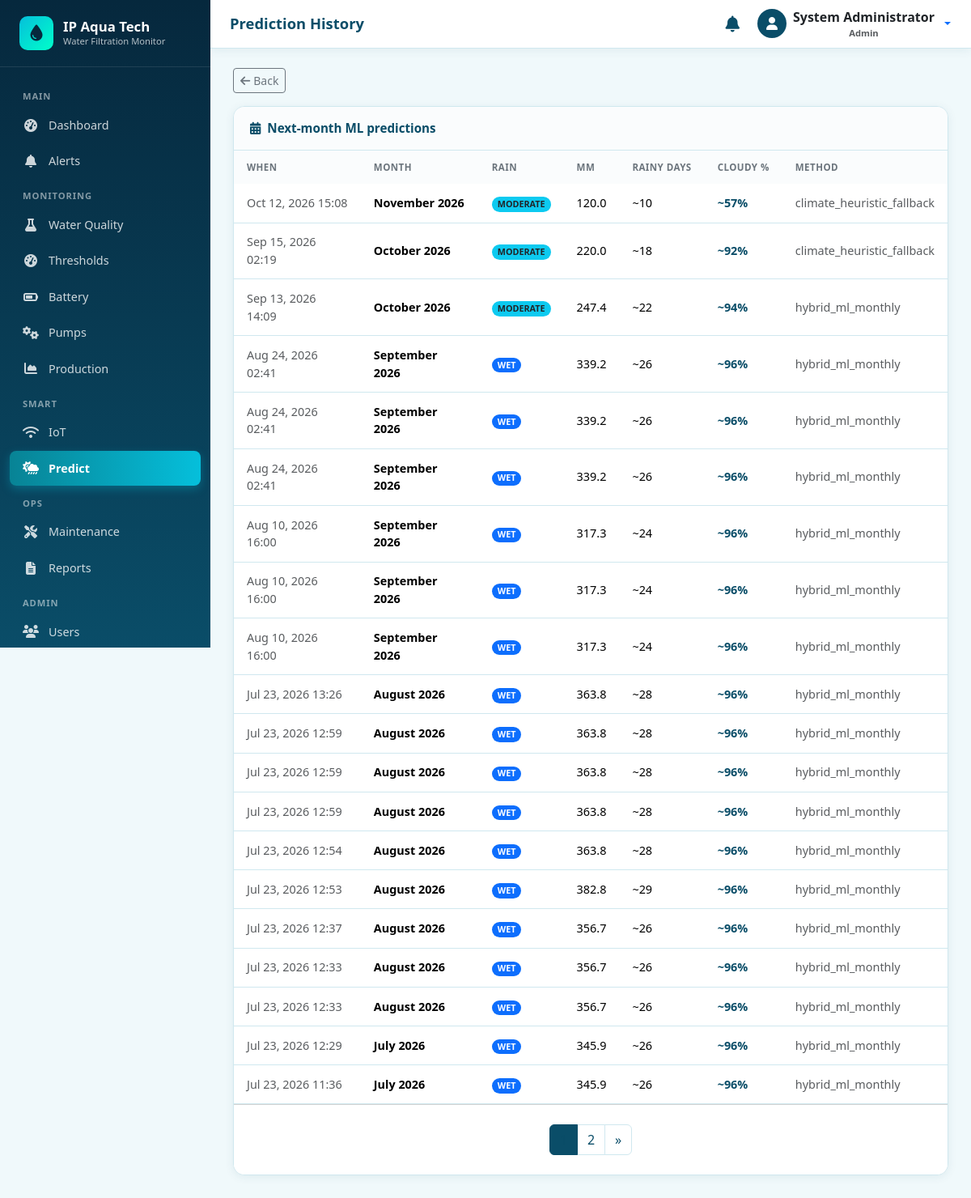
Screenshot of /predictions/history/monthly/ (signed in) with the database file from the repository.
### accounts/models.py (models this page shows, shortened)
class User(AbstractUser):
    class Role(models.TextChoices):
        ADMIN = 'ADMIN', 'Admin'
        OPERATOR = 'OPERATOR', 'Operator'
    role = models.CharField(
        max_length=20,
        choices=Role.choices,
        default=Role.OPERATOR,
        help_text='User role determining access level',
    )
    phone = models.CharField(max_length=20, blank=True)
    is_active = models.BooleanField(default=True)
    created_at = models.DateTimeField(auto_now_add=True)
    updated_at = models.DateTimeField(auto_now=True)
    class Meta:
        ordering = ['-date_joined']
        verbose_name = 'User'
        verbose_name_plural = 'Users'
    @property
    def is_admin_user(self):
        return self.role == self.Role.ADMIN or self.is_superuser

### predictions/models.py (models this page shows, shortened)
class MonthlyRainPrediction(models.Model):
    created_at = models.DateTimeField(default=timezone.now, db_index=True)
    year = models.PositiveIntegerField()
    month = models.PositiveSmallIntegerField(help_text='1-12')
    location_name = models.CharField(max_length=120, blank=True)
    latitude = models.FloatField(default=0.0)
    longitude = models.FloatField(default=0.0)
    climate_normal_mm = models.FloatField(
        default=0.0,
        help_text='Historical average mm for this month at site',
    )
    predicted_total_mm = models.FloatField(default=0.0)
    predicted_rainy_days = models.PositiveSmallIntegerField(default=0)
    rain_level = models.CharField(
        max_length=20,
        choices=MonthlyRainLevel.choices,
        default=MonthlyRainLevel.MODERATE,
    )
    will_be_rainy_month = models.BooleanField(default=False)
    spring_dirt_probability_pct = models.FloatField(
        default=0.0,
        help_text='0–100 chance na lalabo ang tubig sa bukal pag umulan',
    )
    spring_dirt_risk_level = models.CharField(
        max_length=20,
        choices=RiskLevel.choices,
        default=RiskLevel.LOW,
    )
    predicted_dirty_spring = models.BooleanField(
        default=False,
        help_text='True if chance of cloudy spring water is high this month',
    )
    dirt_reasons = models.JSONField(default=list, blank=True)
    method = models.CharField(max_length=40, default='climate_heuristic')
    summary = models.CharField(max_length=400, blank=True)
    recommendations = models.JSONField(default=list, blank=True)
    level_probabilities = models.JSONField(default=dict, blank=True)
    details = models.JSONField(default=dict, blank=True)
    created_by = models.ForeignKey(
        settings.AUTH_USER_MODEL,
        on_delete=models.SET_NULL,
        null=True,
        blank=True,
        related_name='monthly_rain_predictions',
    )
    class Meta:
        ordering = ['-created_at']
        verbose_name = 'Monthly Rain Prediction'
        verbose_name_plural = 'Monthly Rain Predictions'
    @property
    def month_label(self) -> str:
        from calendar import month_name
        return f'{month_name[self.month]} {self.year}'

### predictions/views.py (the view)
# urls.py: path('history/monthly/', views.monthly_history, name='monthly_history'),
@login_required
def monthly_history(request):
    qs = MonthlyRainPrediction.objects.select_related('created_by')
    paginator = Paginator(qs, 20)
    page = paginator.get_page(request.GET.get('page'))
    return render(request, 'predictions/monthly_history.html', {
        'page_obj': page,
        'predictions': page,
    })

### notifications/context_processors.py (called while the page is built)
def unread_notifications(request):
    if request.user.is_authenticated:
        count = Notification.objects.filter(
            is_read=False,
            is_resolved=False,
        ).filter(
            models_q(request.user)
        ).count()
        recent = Notification.objects.filter(
            is_resolved=False,
        ).filter(
            models_q(request.user)
        )[:5]
        return {
            'unread_notification_count': count,
            'recent_notifications': recent,
        }
    return {
        'unread_notification_count': 0,
        'recent_notifications': [],
    }

def models_q(user):
    from django.db.models import Q
    return Q(recipient__isnull=True) | Q(recipient=user)

### templates/predictions/monthly_history.html (shortened to what this page needs)
{% extends 'base.html' %}
{% block page_title %}Prediction History{% endblock %}
{% block content %}
<div class="mb-3">
  <a href="{% url 'predictions:dashboard' %}" class="btn btn-outline-secondary btn-sm">
    <i class="fas fa-arrow-left me-1"></i>Back
  </a>
</div>
<div class="card card-aqua">
  <div class="card-header">
    <span><i class="fas fa-calendar-alt me-2"></i>Next-month ML predictions</span>
  </div>
  <div class="card-body p-0">
    <div class="table-responsive">
      <table class="table table-aqua mb-0">
        <thead>
          <tr>
            <th>When</th>
            <th>Month</th>
            <th>Rain</th>
            <th>mm</th>
            <th>Rainy days</th>
            <th>Cloudy %</th>
            <th>Method</th>
          </tr>
        </thead>
        <tbody>
          {% for p in predictions %}
          <tr>
            <td class="small text-muted">{{ p.created_at|date:"M d, Y H:i" }}</td>
            <td class="fw-semibold">{{ p.month_label }}</td>
            <td>
              <span class="badge rounded-pill
                {% if p.rain_level == 'WET' %}bg-primary
                {% elif p.rain_level == 'DRY' %}bg-warning text-dark
                {% else %}bg-info text-dark{% endif %}">{{ p.rain_level }}</span>
            </td>
            <td>{{ p.predicted_total_mm|floatformat:1 }}</td>
            <td>~{{ p.predicted_rainy_days }}</td>
            <td class="fw-semibold" style="color:var(--aqua-primary);">
              ~{{ p.spring_dirt_probability_pct|floatformat:0 }}%
            </td>
            <td class="small text-muted">{{ p.method }}</td>
          </tr>
          {% empty %}
          <tr><td colspan="7" class="text-center text-muted py-4">No predictions yet.</td></tr>
          {% endfor %}
        </tbody>
      </table>
    </div>
  </div>
  {% if page_obj.has_other_pages %}
  <div class="card-footer bg-white">
    {% include 'includes/pagination.html' %}
  </div>
  {% endif %}
</div>
{% endblock %}

### templates/base.html (shortened to what this page needs)
{% load static %}
<!DOCTYPE html>
<html lang="en">
<head>
  <link href="https://cdn.jsdelivr.net/npm/bootstrap@5.3.3/dist/css/bootstrap.min.css" rel="stylesheet">
  <link href="https://cdnjs.cloudflare.com/ajax/libs/font-awesome/6.5.1/css/all.min.css" rel="stylesheet">
  <link href="{% static 'css/style.css' %}" rel="stylesheet">
</head>
<body {% if chart_url %}data-chart-url="{{ chart_url }}"{% endif %} {% block body_attrs %}{% endblock %}>
  {% if user.is_authenticated %}
  {% include 'includes/sidebar.html' %}
  <div class="main-wrapper">
    <header class="topbar">
      <div class="d-flex align-items-center gap-3">
        <h1 class="page-title">{% block page_title %}Dashboard{% endblock %}</h1>
      </div>
      <div class="d-flex align-items-center gap-3">
        <a href="{% url 'notifications:notification_list' %}" class="btn btn-link text-aqua position-relative p-1">
          <i class="fas fa-bell fa-lg"></i>
        </a>
        <div class="dropdown">
          <button class="btn btn-link text-decoration-none dropdown-toggle d-flex align-items-center gap-2 p-0" type="button" data-bs-toggle="dropdown">
            <span class="rounded-circle bg-aqua d-inline-flex align-items-center justify-content-center text-white" style="width:36px;height:36px;background:var(--aqua-primary);">
              <i class="fas fa-user"></i>
            </span>
            <span class="d-none d-md-inline text-dark fw-semibold">
              {{ user.get_full_name|default:user.username }}
              <small class="d-block text-muted" style="font-size:0.7rem;">{{ user.get_role_display }}</small>
            </span>
          </button>
        </div>
      </div>
    </header>
    <div class="content-area">
      {% block content %}{% endblock %}
    </div>
  </div>
  {% else %}
    {% block auth_content %}{% endblock %}
  {% endif %}
</body>
</html>

### static/css/style.css (style rules this page uses)
:root { --aqua-primary: #0a4d68; --aqua-secondary: #088395; --aqua-accent: #05bfdb; --aqua-light: #00ffca; --aqua-bg: #f0f9fb; --aqua-sidebar: #06283d; --aqua-sidebar-hover: #0a4d68; --aqua-card: #ffffff; --status-normal: #198754; --status-warning: #ffc107; --status-critical: #dc3545; --status-info: #0dcaf0; --text-dark: #1a1a2e; --text-muted: #6c757d; --border-color: #d0e8ef; --sidebar-width: 260px; --topbar-height: 60px; --radius: 12px; --shadow: 0 2px 12px rgba(10, 77, 104, 0.08); --shadow-lg: 0 8px 30px rgba(10, 77, 104, 0.12); }
* { box-sizing: border-box; }
body { font-family: 'Segoe UI', system-ui, -apple-system, sans-serif; background: var(--aqua-bg); color: var(--text-dark); min-height: 100vh; overflow-x: hidden; }
.main-wrapper { margin-left: var(--sidebar-width); min-height: 100vh; transition: margin-left 0.3s ease; }
.topbar { height: var(--topbar-height); background: var(--aqua-card); border-bottom: 1px solid var(--border-color); display: flex; align-items: center; justify-content: space-between; padding: 0 1.5rem; position: sticky; top: 0; z-index: 1030; box-shadow: var(--shadow); }
.topbar .page-title { font-weight: 700; color: var(--aqua-primary); font-size: 1.15rem; margin: 0; }
.content-area { padding: 1.5rem 1.75rem 2.5rem; max-width: 1280px; }
.card-aqua { background: var(--aqua-card); border-radius: 14px; border: 1px solid var(--border-color); box-shadow: var(--shadow); overflow: hidden; }
.card-aqua .card-header { background: #fafcfd; border-bottom: 1px solid var(--border-color); padding: 0.95rem 1.25rem; font-weight: 650; color: var(--aqua-primary); display: flex; align-items: center; justify-content: space-between; flex-wrap: wrap; gap: 0.5rem; font-size: 0.95rem; }
.card-aqua .card-body { padding: 1.25rem 1.35rem; }
.card-aqua .table { margin-bottom: 0; }
.card-aqua .table thead th { font-size: 0.72rem; text-transform: uppercase; letter-spacing: 0.04em; color: var(--text-muted); font-weight: 700; border-bottom-width: 1px; white-space: nowrap; background: #fafcfd; padding: 0.75rem 1rem; }
.card-aqua .table td { vertical-align: middle; font-size: 0.9rem; padding: 0.8rem 1rem; }
.table-aqua { margin-bottom: 0; }
.table-aqua thead th { background: var(--aqua-primary); color: #fff; font-weight: 600; font-size: 0.85rem; border: none; padding: 0.75rem 1rem; white-space: nowrap; }
.table-aqua tbody td { padding: 0.75rem 1rem; vertical-align: middle; font-size: 0.9rem; border-color: var(--border-color); }
.text-aqua { color: var(--aqua-primary) !important; }
.fw-semibold { font-weight: 600; }

### rows the page displays
User: get_full_name "System Administrator", role "Admin"
MonthlyRainPrediction: created_at "Oct 12, 2026 15:08", month_label "November 2026", rain_level "MODERATE", predicted_total_mm "120.0", predicted_rainy_days "10", spring_dirt_probability_pct "57", method "climate_heuristic_fallback"
MonthlyRainPrediction: created_at "Sep 15, 2026 02:19", month_label "October 2026", rain_level "MODERATE", predicted_total_mm "220.0", predicted_rainy_days "18", spring_dirt_probability_pct "92", method "climate_heuristic_fallback"
MonthlyRainPrediction: created_at "Sep 13, 2026 14:09", month_label "October 2026", rain_level "MODERATE", predicted_total_mm "247.4", predicted_rainy_days "22", spring_dirt_probability_pct "94", method "hybrid_ml_monthly"
MonthlyRainPrediction: created_at "Aug 24, 2026 02:41", month_label "September 2026", rain_level "WET", predicted_total_mm "339.2", predicted_rainy_days "26", spring_dirt_probability_pct "96", method "hybrid_ml_monthly"
MonthlyRainPrediction: created_at "Aug 24, 2026 02:41", month_label "September 2026", rain_level "WET", predicted_total_mm "339.2", predicted_rainy_days "26", spring_dirt_probability_pct "96", method "hybrid_ml_monthly"
MonthlyRainPrediction: created_at "Aug 24, 2026 02:41", month_label "September 2026", rain_level "WET", predicted_total_mm "339.2", predicted_rainy_days "26", spring_dirt_probability_pct "96", method "hybrid_ml_monthly"
MonthlyRainPrediction: created_at "Aug 10, 2026 16:00", month_label "September 2026", rain_level "WET", predicted_total_mm "317.3", predicted_rainy_days "24", spring_dirt_probability_pct "96", method "hybrid_ml_monthly"
MonthlyRainPrediction: created_at "Aug 10, 2026 16:00", month_label "September 2026", rain_level "WET", predicted_total_mm "317.3", predicted_rainy_days "24", spring_dirt_probability_pct "96", method "hybrid_ml_monthly"
MonthlyRainPrediction: created_at "Aug 10, 2026 16:00", month_label "September 2026", rain_level "WET", predicted_total_mm "317.3", predicted_rainy_days "24", spring_dirt_probability_pct "96", method "hybrid_ml_monthly"
MonthlyRainPrediction: created_at "Jul 23, 2026 13:26", month_label "August 2026", rain_level "WET", predicted_total_mm "363.8", predicted_rainy_days "28", spring_dirt_probability_pct "96", method "hybrid_ml_monthly"
MonthlyRainPrediction: created_at "Jul 23, 2026 12:59", month_label "August 2026", rain_level "WET", predicted_total_mm "363.8", predicted_rainy_days "28", spring_dirt_probability_pct "96", method "hybrid_ml_monthly"
MonthlyRainPrediction: created_at "Jul 23, 2026 12:59", month_label "August 2026", rain_level "WET", predicted_total_mm "363.8", predicted_rainy_days "28", spring_dirt_probability_pct "96", method "hybrid_ml_monthly"
MonthlyRainPrediction: created_at "Jul 23, 2026 12:59", month_label "August 2026", rain_level "WET", predicted_total_mm "363.8", predicted_rainy_days "28", spring_dirt_probability_pct "96", method "hybrid_ml_monthly"
MonthlyRainPrediction: created_at "Jul 23, 2026 12:54", month_label "August 2026", rain_level "WET", predicted_total_mm "363.8", predicted_rainy_days "28", spring_dirt_probability_pct "96", method "hybrid_ml_monthly"
MonthlyRainPrediction: created_at "Jul 23, 2026 12:53", month_label "August 2026", rain_level "WET", predicted_total_mm "382.8", predicted_rainy_days "29", spring_dirt_probability_pct "96", method "hybrid_ml_monthly"
MonthlyRainPrediction: created_at "Jul 23, 2026 12:37", month_label "August 2026", rain_level "WET", predicted_total_mm "356.7", predicted_rainy_days "26", spring_dirt_probability_pct "96", method "hybrid_ml_monthly"
MonthlyRainPrediction: created_at "Jul 23, 2026 12:33", month_label "August 2026", rain_level "WET", predicted_total_mm "356.7", predicted_rainy_days "26", spring_dirt_probability_pct "96", method "hybrid_ml_monthly"
MonthlyRainPrediction: created_at "Jul 23, 2026 12:33", month_label "August 2026", rain_level "WET", predicted_total_mm "356.7", predicted_rainy_days "26", spring_dirt_probability_pct "96", method "hybrid_ml_monthly"
MonthlyRainPrediction: created_at "Jul 23, 2026 12:29", month_label "July 2026", rain_level "WET", predicted_total_mm "345.9", predicted_rainy_days "26", spring_dirt_probability_pct "96", method "hybrid_ml_monthly"
MonthlyRainPrediction: created_at "Jul 23, 2026 11:36", month_label "July 2026", rain_level "WET", predicted_total_mm "345.9", predicted_rainy_days "26", spring_dirt_probability_pct "96", method "hybrid_ml_monthly"

### other values shown
{{ num }} "2"
